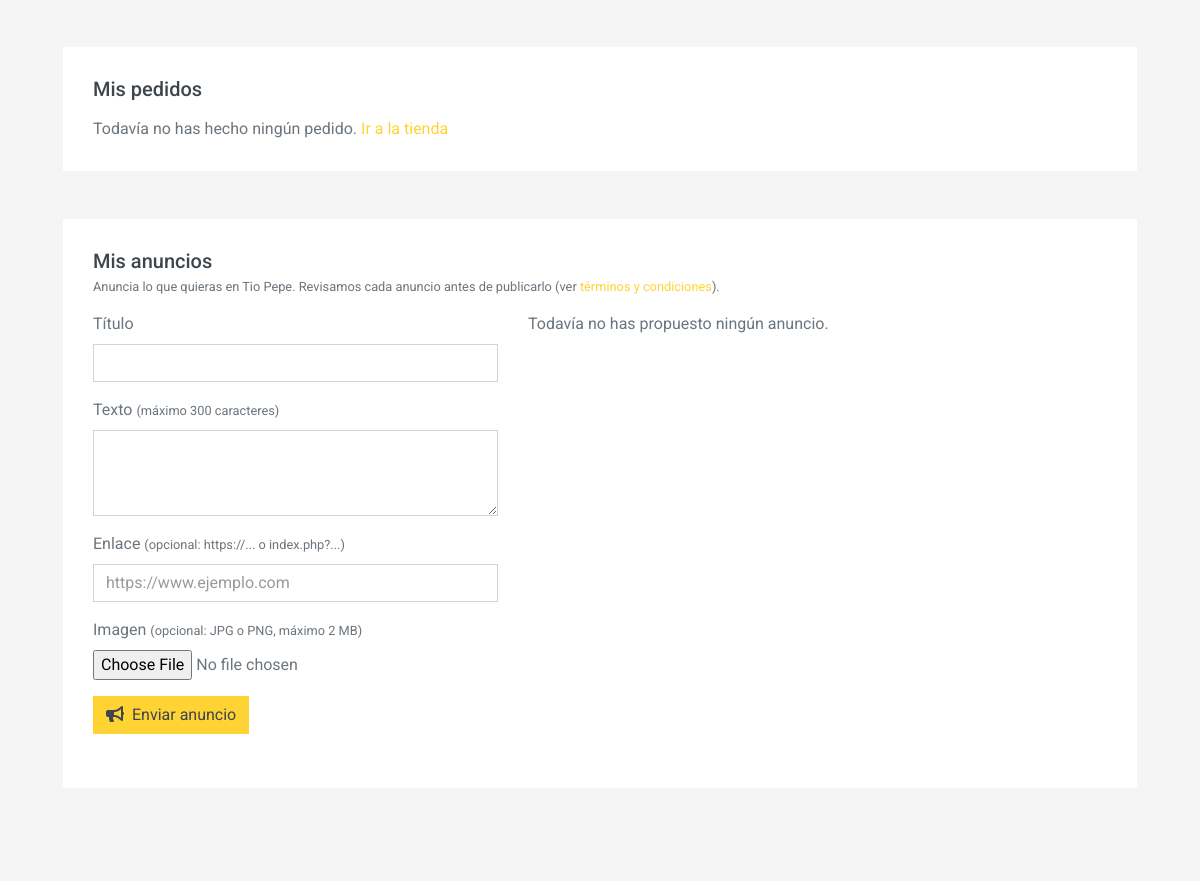
The app's page /Tienda/index.php?p=mi-cuenta (signed in, middle part), older data.
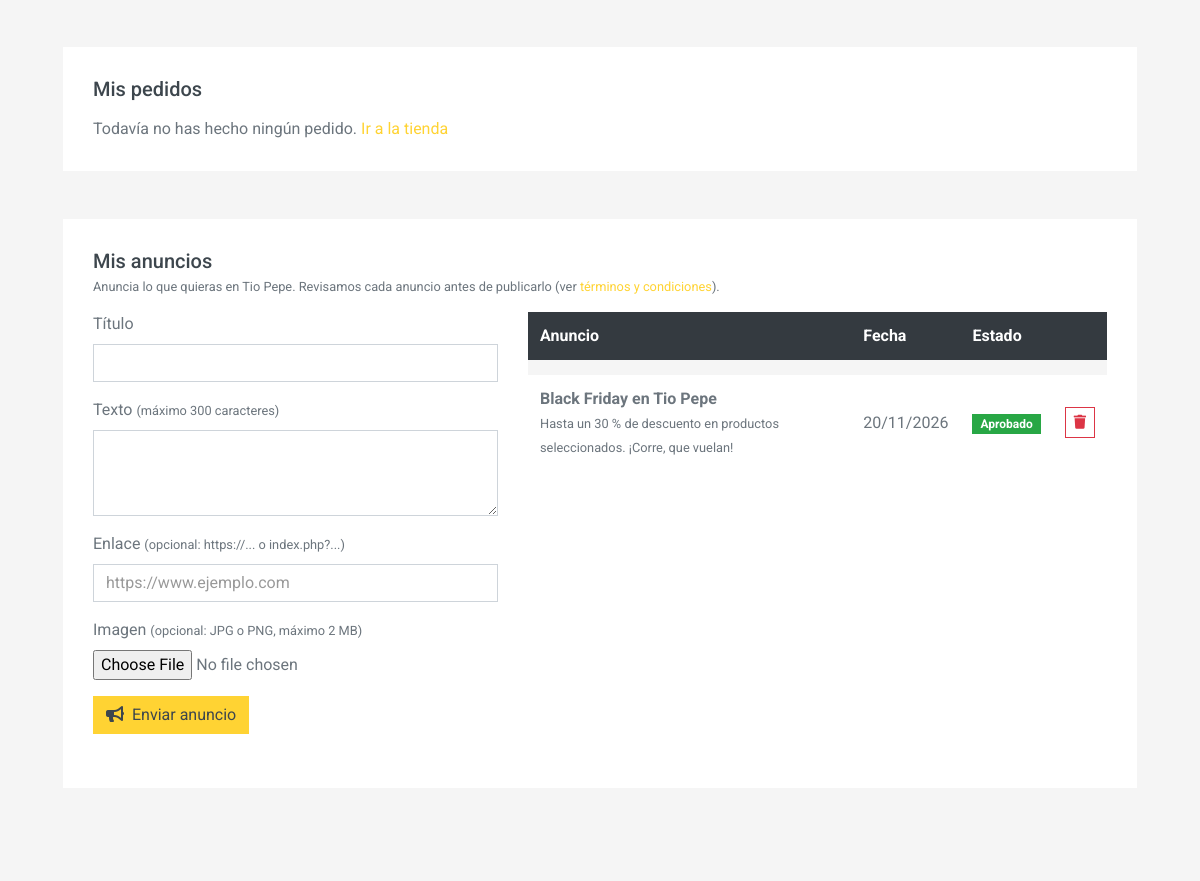
The same page, newer data.
### tables this page shows
CREATE TABLE IF NOT EXISTS `anuncios` (
  `id` int(10) UNSIGNED NOT NULL AUTO_INCREMENT PRIMARY KEY,
  `usuario_id` int(10) UNSIGNED NOT NULL,
  `titulo` varchar(80) NOT NULL,
  `texto` varchar(300) NOT NULL,
  `imagen` varchar(200) DEFAULT NULL,
  `enlace` varchar(300) DEFAULT NULL,
  `estado` enum('pendiente','aprobado','rechazado') NOT NULL DEFAULT 'pendiente',
  `fecha` datetime NOT NULL DEFAULT current_timestamp(),
  CONSTRAINT `fk_anuncios_usuario` FOREIGN KEY (`usuario_id`) REFERENCES `usuarios` (`id`) ON DELETE CASCADE
);

### Tienda/plantilla/cabecera.php (the view, shortened to what the changed rows need)
<!DOCTYPE html>
<html lang="es">
<head>
    <link href="https://cdnjs.cloudflare.com/ajax/libs/font-awesome/5.10.0/css/all.min.css" rel="stylesheet">
    <link href="lib/animate/animate.min.css" rel="stylesheet">
    <link href="lib/owlcarousel/assets/owl.carousel.min.css" rel="stylesheet">
    <link href="css/style.css?v=<?= filemtime('css/style.css') ?>" rel="stylesheet">
</head>
<body<?= obtener_tema_actual() === 'oscuro' ? ' class="tema-oscuro"' : '' ?>>

### Tienda/paginas/mi-cuenta.php (shortened to what the changed rows need)
<?php
$id_usuario = $_SESSION['usuario']['id'];
$mis_anuncios = consultar("SELECT * FROM anuncios WHERE usuario_id = ? ORDER BY fecha DESC", [$id_usuario]);
?>
    <div class="container-fluid">
        <div class="row px-xl-5">
            <div class="col-12 mb-5" id="mis-anuncios">
                <div class="bg-light p-30">
                    <div class="row">
                        <div class="col-lg-7">
                            <?php if (!$mis_anuncios): ?>
                                <p class="mb-0">Todavía no has propuesto ningún anuncio.</p>
                            <?php else: ?>
                                <div class="table-responsive">
                                    <table class="table table-light table-borderless table-hover mb-0">
                                        <thead class="thead-dark">
                                            <tr><th>Anuncio</th><th>Fecha</th><th>Estado</th><th></th></tr>
                                        </thead>
                                        <tbody>
                                            <?php foreach ($mis_anuncios as $anuncio): ?>
                                            <tr>
                                                <td class="align-middle"><b><?= escapar_html($anuncio['titulo']) ?></b><br>
                                                    <small class="text-muted"><?= escapar_html($anuncio['texto']) ?></small></td>
                                                <td class="align-middle text-nowrap"><?= date('d/m/Y', strtotime($anuncio['fecha'])) ?></td>
                                                <td class="align-middle"><?php mostrar_estado_anuncio($anuncio['estado']); ?></td>
                                                <td class="align-middle">
                                                    <form action="index.php?p=mi-cuenta" method="post" onsubmit="return confirm('¿Borrar este anuncio?');">
                                                        <button type="submit" class="btn btn-sm btn-outline-danger" title="Borrar"><i class="fa fa-trash"></i></button>
                                                    </form>
                                                </td>
                                            </tr>
                                            <?php endforeach; ?>
                                        </tbody>
                                    </table>
                                </div>
                            <?php endif; ?>
                        </div>
                    </div>
                </div>
            </div>
        </div>
    </div>

### Tienda/funciones.php (shortened to what the changed rows need)
<?php
function consultar(string $sql, array $valores = []): array
{
    global $conexion;
    $sentencia = $conexion->prepare($sql);
    if ($valores) {
        $sentencia->bind_param(str_repeat('s', count($valores)), ...$valores);
    }
    $sentencia->execute();
    return $sentencia->get_result()->fetch_all(MYSQLI_ASSOC);
}
function escapar_html(?string $texto): string
{
    return htmlspecialchars($texto ?? '', ENT_QUOTES, 'UTF-8');
}
    ?>
    <?php
function obtener_tema_actual(): string
{
    return ($_COOKIE['tema'] ?? '') === 'oscuro' ? 'oscuro' : 'claro';
}
    ?>
    <?php
function mostrar_estado_anuncio(string $estado): void
{
    echo '<span class="badge badge-' . ESTADOS_ANUNCIO[$estado] . ' px-2 py-1">' . ucfirst($estado) . '</span>';
}
    ?>

Row changes from the older to the newer data that the page shows:
added anuncios: titulo "Black Friday en Tio Pepe", texto "Hasta un 30 % de descuento en productos seleccionados. ¡Corre, que vuelan!", fecha "20/11/2026", estado "Aprobado"
Text that changed along with them:
text no longer shown: "Todavía no has propuesto ningún anuncio."
text now shown: "Anuncio Fecha Estado"
